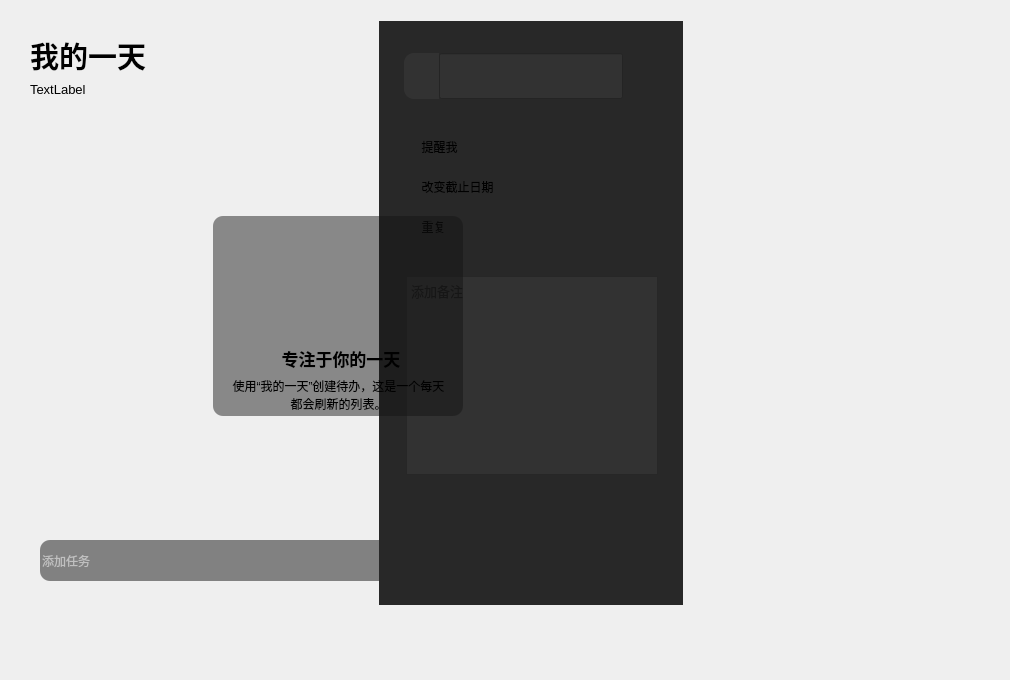
   <widget class="QWidget" name="page_Myday">
    <widget class="QWidget" name="maincontextphoto" native="true">
     <property name="geometry">
      <rect>
       <x>0</x>
       <y>0</y>
       <width>1001</width>
       <height>671</height>
      </rect>
     </property>
     <property name="styleSheet">
      <string notr="true">QWidget#maincontextphoto
{
image: url(:/Themes/Assets/Themes/backgrounds/beach/2560x1600.jpg);

}</string>
     </property>
     <widget class="QLabel" name="MydayLabel">
      <property name="geometry">
       <rect>
        <x>30</x>
        <y>40</y>
        <width>131</width>
        <height>31</height>
       </rect>
      </property>
      <property name="font">
       <font>
        <family>微软雅黑</family>
        <pointsize>22</pointsize>
        <bold>true</bold>
        <stylestrategy>PreferAntialias</stylestrategy>
       </font>
      </property>
      <property name="styleSheet">
       <string notr="true">background:transparent</string>
      </property>
      <property name="text">
       <string>我的一天</string>
      </property>
      <property name="textFormat">
       <enum>Qt::TextFormat::PlainText</enum>
      </property>
     </widget>
     <widget class="QLabel" name="MydayDateLabel">
      <property name="geometry">
       <rect>
        <x>30</x>
        <y>78</y>
        <width>125</width>
        <height>23</height>
       </rect>
      </property>
      <property name="font">
       <font>
        <pointsize>10</pointsize>
       </font>
      </property>
      <property name="text">
       <string>TextLabel</string>
      </property>
     </widget>
     <widget class="QScrollArea" name="TodoList">
      <property name="geometry">
       <rect>
        <x>30</x>
        <y>120</y>
        <width>611</width>
        <height>411</height>
       </rect>
      </property>
      <property name="styleSheet">
       <string notr="true">border:transparent</string>
      </property>
      <property name="verticalScrollBarPolicy">
       <enum>Qt::ScrollBarPolicy::ScrollBarAlwaysOff</enum>
      </property>
      <property name="horizontalScrollBarPolicy">
       <enum>Qt::ScrollBarPolicy::ScrollBarAlwaysOff</enum>
      </property>
      <property name="widgetResizable">
       <bool>true</bool>
      </property>
      <property name="alignment">
       <set>Qt::AlignmentFlag::AlignLeading|Qt::AlignmentFlag::AlignLeft|Qt::AlignmentFlag::AlignTop</set>
      </property>
      <widget class="QWidget" name="TodoListContent">
       <property name="geometry">
        <rect>
         <x>0</x>
         <y>0</y>
         <width>611</width>
         <height>411</height>
        </rect>
       </property>
      </widget>
     </widget>
     <widget class="QLineEdit" name="addtodo">
      <property name="geometry">
       <rect>
        <x>40</x>
        <y>540</y>
        <width>598</width>
        <height>41</height>
       </rect>
      </property>
      <property name="styleSheet">
       <string notr="true">QLineEdit {
            background-color: rgba(0, 0, 0, 180);
 border-radius: 10px;
        }
QLineEdit:focus {
            background-color: rgba(50, 50,50, 180);
        }
QLineEdit:!focus:!hover {
             background-color: rgba(20, 20, 20, 128);
			color: white

        }</string>
      </property>
      <property name="text">
       <string/>
      </property>
      <property name="frame">
       <bool>false</bool>
      </property>
      <property name="placeholderText">
       <string>添加任务</string>
      </property>
      <property name="cursorMoveStyle">
       <enum>Qt::CursorMoveStyle::LogicalMoveStyle</enum>
      </property>
      <property name="clearButtonEnabled">
       <bool>false</bool>
      </property>
     </widget>
     <widget class="QToolButton" name="TododatesetButton">
      <property name="geometry">
       <rect>
        <x>544</x>
        <y>540</y>
        <width>31</width>
        <height>42</height>
       </rect>
      </property>
      <property name="styleSheet">
       <string notr="true">background:transparent;
</string>
      </property>
      <property name="text">
       <string/>
      </property>
      <property name="icon">
       <iconset resource="res.qrc">
        <normaloff>:/Themes/Assets/canlendar.svg</normaloff>:/Themes/Assets/canlendar.svg</iconset>
      </property>
      <property name="iconSize">
       <size>
        <width>15</width>
        <height>15</height>
       </size>
      </property>
      <property name="popupMode">
       <enum>QToolButton::ToolButtonPopupMode::InstantPopup</enum>
      </property>
      <property name="autoRaise">
       <bool>true</bool>
      </property>
     </widget>
     <widget class="QToolButton" name="TodotimesetButton">
      <property name="geometry">
       <rect>
        <x>572</x>
        <y>540</y>
        <width>31</width>
        <height>42</height>
       </rect>
      </property>
      <property name="styleSheet">
       <string notr="true">background:transparent;</string>
      </property>
      <property name="text">
       <string/>
      </property>
      <property name="icon">
       <iconset resource="res.qrc">
        <normaloff>:/Themes/Assets/alarm.svg</normaloff>:/Themes/Assets/alarm.svg</iconset>
      </property>
      <property name="popupMode">
       <enum>QToolButton::ToolButtonPopupMode::InstantPopup</enum>
      </property>
     </widget>
     <widget class="QToolButton" name="TodorepeatButton">
      <property name="geometry">
       <rect>
        <x>600</x>
        <y>540</y>
        <width>30</width>
        <height>42</height>
       </rect>
      </property>
      <property name="styleSheet">
       <string notr="true">background:transparent;
</string>
      </property>
      <property name="text">
       <string/>
      </property>
      <property name="icon">
       <iconset resource="res.qrc">
        <normaloff>:/Themes/Assets/repeat.svg</normaloff>:/Themes/Assets/repeat.svg</iconset>
      </property>
      <property name="popupMode">
       <enum>QToolButton::ToolButtonPopupMode::InstantPopup</enum>
      </property>
     </widget>
     <widget class="QLabel" name="infolabel">
      <property name="geometry">
       <rect>
        <x>515</x>
        <y>540</y>
        <width>96</width>
        <height>41</height>
       </rect>
      </property>
      <property name="layoutDirection">
       <enum>Qt::LayoutDirection::LeftToRight</enum>
      </property>
      <property name="styleSheet">
       <string notr="true">background-color: transparent;
color: white;</string>
      </property>
      <property name="inputMethodHints">
       <set>Qt::InputMethodHint::ImhNone</set>
      </property>
      <property name="text">
       <string>TextLabel</string>
      </property>
     </widget>
     <widget class="QLabel" name="repeatinfolabel">
      <property name="geometry">
       <rect>
        <x>460</x>
        <y>540</y>
        <width>55</width>
        <height>41</height>
       </rect>
      </property>
      <property name="text">
       <string>TextLabel</string>
      </property>
     </widget>
     <widget class="QWidget" name="edit_widget" native="true">
      <property name="enabled">
       <bool>true</bool>
      </property>
      <property name="geometry">
       <rect>
        <x>379</x>
        <y>21</y>
        <width>304</width>
        <height>584</height>
       </rect>
      </property>
      <property name="focusPolicy">
       <enum>Qt::FocusPolicy::StrongFocus</enum>
      </property>
      <property name="styleSheet">
       <string notr="true">background-color: rgba(40, 40, 40, 255);</string>
      </property>
      <widget class="QPushButton" name="set_todo_finished">
       <property name="geometry">
        <rect>
         <x>25</x>
         <y>32</y>
         <width>35</width>
         <height>46</height>
        </rect>
       </property>
       <property name="styleSheet">
        <string notr="true">QPushButton { 
background-color: rgba(50, 50, 50, 255);


                              color: white; /* 文字颜色为白色 */ 
                              border: none; /* 去掉边框 */ 
                              border-bottom-left-radius: 10px;
                              border-top-left-radius: 10px;
                              icon: url(:/Themes/Assets/circle-large.svg); /* 正常状态图标 */ 
                              padding-left: 10px;
text-align: left; /* 文字居左 */ 
}
                   
QPushButton:hover 
{ 
                              background-color: rgba(0, 0, 0, 128); /* 悬浮时背景颜色变深 */ 
                              icon: url(:/Themes/Assets/circle-check.svg); /* 正常状态图标 */ 
}


                            </string>
       </property>
       <property name="text">
        <string/>
       </property>
       <property name="flat">
        <bool>true</bool>
       </property>
      </widget>
      <widget class="QLineEdit" name="edit_todo_title">
       <property name="geometry">
        <rect>
         <x>60</x>
         <y>32</y>
         <width>184</width>
         <height>46</height>
        </rect>
       </property>
       <property name="font">
        <font>
         <pointsize>11</pointsize>
        </font>
       </property>
       <property name="styleSheet">
        <string notr="true">background-color: rgba(50, 50, 50, 255);</string>
       </property>
      </widget>
      <widget class="QPushButton" name="set_todo_important">
       <property name="geometry">
        <rect>
         <x>244</x>
         <y>32</y>
         <width>40</width>
         <height>46</height>
        </rect>
       </property>
       <property name="styleSheet">
        <string notr="true">background-color: rgba(50, 50, 50, 255);</string>
       </property>
       <property name="text">
        <string/>
       </property>
       <property name="icon">
        <iconset resource="res.qrc">
         <normaloff>:/Themes/Assets/JumpList/dark/Imp_dark_256.png</normaloff>:/Themes/Assets/JumpList/dark/Imp_dark_256.png</iconset>
       </property>
       <property name="iconSize">
        <size>
         <width>20</width>
         <height>20</height>
        </size>
       </property>
       <property name="flat">
        <bool>true</bool>
       </property>
      </widget>
      <widget class="QWidget" name="verticalLayoutWidget_2">
       <property name="geometry">
        <rect>
         <x>25</x>
         <y>106</y>
         <width>256</width>
         <height>141</height>
        </rect>
       </property>
       <layout class="QVBoxLayout" name="verticalLayout_2">
        <property name="spacing">
         <number>0</number>
        </property>
        <item>
         <widget class="QPushButton" name="reset_todo_time">
          <property name="minimumSize">
           <size>
            <width>0</width>
            <height>40</height>
           </size>
          </property>
          <property name="baseSize">
           <size>
            <width>0</width>
            <height>0</height>
           </size>
          </property>
          <property name="styleSheet">
           <string notr="true">background-color: rgba(50, 50, 50, 255);
text-align: left;
padding: 10px;</string>
          </property>
          <property name="text">
           <string>  提醒我</string>
          </property>
          <property name="icon">
           <iconset resource="res.qrc">
            <normaloff>:/Themes/Assets/alarm.svg</normaloff>:/Themes/Assets/alarm.svg</iconset>
          </property>
          <property name="flat">
           <bool>true</bool>
          </property>
         </widget>
        </item>
        <item>
         <widget class="QPushButton" name="reset_todo_date">
          <property name="minimumSize">
           <size>
            <width>0</width>
            <height>40</height>
           </size>
          </property>
          <property name="baseSize">
           <size>
            <width>0</width>
            <height>0</height>
           </size>
          </property>
          <property name="styleSheet">
           <string notr="true">background-color: rgba(50, 50, 50, 255);
text-align: left;
padding: 10px;</string>
          </property>
          <property name="text">
           <string>  改变截止日期</string>
          </property>
          <property name="icon">
           <iconset resource="res.qrc">
            <normaloff>:/Themes/Assets/canlendar.svg</normaloff>:/Themes/Assets/canlendar.svg</iconset>
          </property>
          <property name="flat">
           <bool>true</bool>
          </property>
         </widget>
        </item>
        <item>
         <widget class="QPushButton" name="reset_todo_repeat">
          <property name="minimumSize">
           <size>
            <width>0</width>
            <height>40</height>
           </size>
          </property>
          <property name="baseSize">
           <size>
            <width>0</width>
            <height>0</height>
           </size>
          </property>
          <property name="styleSheet">
           <string notr="true">background-color: rgba(50, 50, 50, 255);
text-align: left;
padding: 10px;
</string>
          </property>
          <property name="text">
           <string>  重复</string>
          </property>
          <property name="icon">
           <iconset resource="res.qrc">
            <normaloff>:/Themes/Assets/repeat.svg</normaloff>:/Themes/Assets/repeat.svg</iconset>
          </property>
          <property name="flat">
           <bool>true</bool>
          </property>
         </widget>
        </item>
        <item>
         <spacer name="verticalSpacer_2">
          <property name="orientation">
           <enum>Qt::Orientation::Vertical</enum>
          </property>
          <property name="sizeHint" stdset="0">
           <size>
            <width>20</width>
            <height>40</height>
           </size>
          </property>
         </spacer>
        </item>
       </layout>
      </widget>
      <widget class="QTextEdit" name="add_todo_info">
       <property name="geometry">
        <rect>
         <x>27</x>
         <y>255</y>
         <width>252</width>
         <height>199</height>
        </rect>
       </property>
       <property name="font">
        <font>
         <pointsize>10</pointsize>
        </font>
       </property>
       <property name="styleSheet">
        <string notr="true">background-color: rgba(50, 50, 50, 255);</string>
       </property>
       <property name="placeholderText">
        <string>添加备注</string>
       </property>
      </widget>
      <widget class="QPushButton" name="close_edit_button">
       <property name="geometry">
        <rect>
         <x>270</x>
         <y>0</y>
         <width>30</width>
         <height>30</height>
        </rect>
       </property>
       <property name="styleSheet">
        <string notr="true">background-color: transparent;</string>
       </property>
       <property name="text">
        <string/>
       </property>
       <property name="icon">
        <iconset theme="QIcon::ThemeIcon::EditClear"/>
       </property>
       <property name="flat">
        <bool>true</bool>
       </property>
      </widget>
      <widget class="QPushButton" name="delete_todo">
       <property name="geometry">
        <rect>
         <x>260</x>
         <y>539</y>
         <width>38</width>
         <height>37</height>
        </rect>
       </property>
       <property name="styleSheet">
        <string notr="true">background-color: transparent;</string>
       </property>
       <property name="text">
        <string/>
       </property>
       <property name="icon">
        <iconset resource="res.qrc">
         <normaloff>:/Themes/Assets/delete.svg</normaloff>:/Themes/Assets/delete.svg</iconset>
       </property>
       <property name="flat">
        <bool>true</bool>
       </property>
      </widget>
     </widget>
     <widget class="QPushButton" name="chagesize">
      <property name="geometry">
       <rect>
        <x>610</x>
        <y>42</y>
        <width>31</width>
        <height>31</height>
       </rect>
      </property>
      <property name="styleSheet">
       <string notr="true">background-color: rgba(50, 50, 50, 255);

</string>
      </property>
      <property name="text">
       <string/>
      </property>
      <property name="icon">
       <iconset resource="res.qrc">
        <normaloff>:/Themes/Assets/smallwindow.svg</normaloff>:/Themes/Assets/smallwindow.svg</iconset>
      </property>
      <property name="iconSize">
       <size>
        <width>20</width>
        <height>20</height>
       </size>
      </property>
     </widget>
     <widget class="QWidget" name="empty_widget" native="true">
      <property name="geometry">
       <rect>
        <x>213</x>
        <y>216</y>
        <width>250</width>
        <height>200</height>
       </rect>
      </property>
      <property name="styleSheet">
       <string notr="true">background-color: rgba(20, 20, 20, 120);
border-radius:10px</string>
      </property>
      <widget class="QPushButton" name="pushButton_14">
       <property name="enabled">
        <bool>false</bool>
       </property>
       <property name="geometry">
        <rect>
         <x>56</x>
         <y>16</y>
         <width>148</width>
         <height>119</height>
        </rect>
       </property>
       <property name="styleSheet">
        <string notr="true">background-color: transparent;
border-radius:10px</string>
       </property>
       <property name="text">
        <string/>
       </property>
       <property name="icon">
        <iconset resource="res.qrc">
         <normaloff>:/Themes/Assets/Illustrations/AllEmpty/DarkAllEmpty.svg</normaloff>
         <disabledoff>:/Themes/Assets/Illustrations/AllEmpty/DarkAllEmpty.svg</disabledoff>:/Themes/Assets/Illustrations/AllEmpty/DarkAllEmpty.svg</iconset>
       </property>
       <property name="iconSize">
        <size>
         <width>110</width>
         <height>200</height>
        </size>
       </property>
       <property name="flat">
        <bool>true</bool>
       </property>
      </widget>
      <widget class="QLabel" name="label_24">
       <property name="geometry">
        <rect>
         <x>63</x>
         <y>129</y>
         <width>130</width>
         <height>26</height>
        </rect>
       </property>
       <property name="font">
        <font>
         <pointsize>13</pointsize>
         <bold>true</bold>
        </font>
       </property>
       <property name="styleSheet">
        <string notr="true">background-color: transparent;</string>
       </property>
       <property name="text">
        <string>专注于你的一天</string>
       </property>
       <property name="alignment">
        <set>Qt::AlignmentFlag::AlignCenter</set>
       </property>
      </widget>
      <widget class="QLabel" name="label_25">
       <property name="geometry">
        <rect>
         <x>12</x>
         <y>164</y>
         <width>227</width>
         <height>30</height>
        </rect>
       </property>
       <property name="styleSheet">
        <string notr="true">background-color: transparent;</string>
       </property>
       <property name="text">
        <string>使用“我的一天”创建待办，这是一个每天
都会刷新的列表。</string>
       </property>
       <property name="alignment">
        <set>Qt::AlignmentFlag::AlignCenter</set>
       </property>
      </widget>
     </widget>
     <zorder>chagesize</zorder>
     <zorder>MydayLabel</zorder>
     <zorder>MydayDateLabel</zorder>
     <zorder>TodoList</zorder>
     <zorder>addtodo</zorder>
     <zorder>TododatesetButton</zorder>
     <zorder>TodotimesetButton</zorder>
     <zorder>TodorepeatButton</zorder>
     <zorder>infolabel</zorder>
     <zorder>repeatinfolabel</zorder>
     <zorder>edit_widget</zorder>
     <zorder>empty_widget</zorder>
    </widget>
   </widget>
